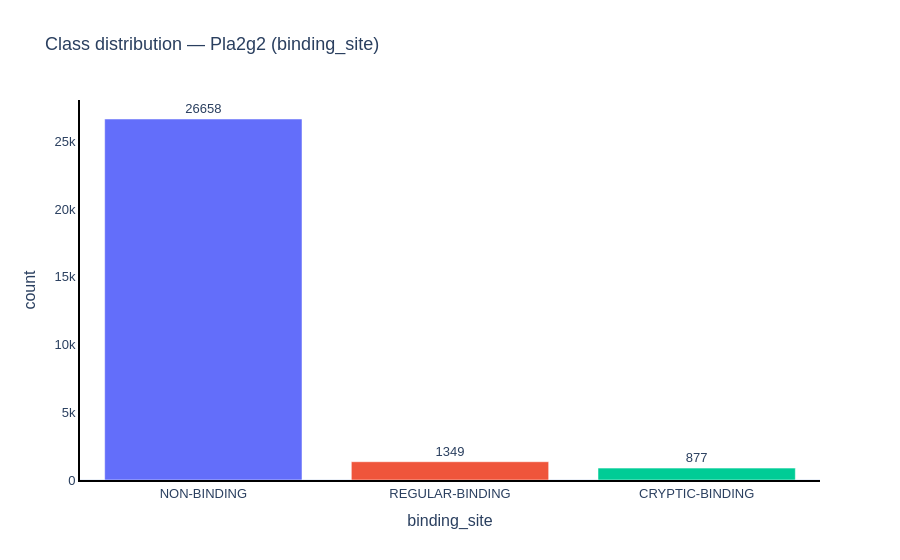

The cell this chart's notebook holds for it:
### Markdown cell above
---
## Step 2 — Characterise the label distribution

Count samples per class, identify **n_min** (hard upper bound on k), compute the imbalance ratio,
and derive per-class random baselines. All alignment scores must be interpreted relative to these
baselines.

### Code cell
metadata = feature_data
feature = "binding_site"
metadata = ema.metadata

class_counts = metadata[feature].value_counts().reset_index()
class_counts.columns = [feature, "count"]

fig = px.bar(
    class_counts, x=feature, y="count",
    text="count",
    title=f"Class distribution — Pla2g2 ({feature})",
    template="plotly_white",
    color=feature,
)
fig.update_traces(textposition="outside")
fig.update_layout(font=dict(family="Arial", size=13), showlegend=False)
fig.update_xaxes(showline=True, linecolor="black", linewidth=2, showgrid=False)
fig.update_yaxes(showline=True, linecolor="black", linewidth=2, showgrid=False)
fig.show()

# ── Step 2 output ──────────────────────────────────────────────────────────────
N_total   = int(class_counts["count"].sum())
n_min     = int(class_counts["count"].min())
n_max     = int(class_counts["count"].max())
imbalance = n_max / n_min
n_classes = int(class_counts[feature].nunique())

print(f"N = {N_total}, classes = {n_classes}, n_min = {n_min}, n_max = {n_max}")
print(f"Imbalance ratio: {imbalance:.1f}x  ({'⚠ flag — run robustness sweep in Step 5' if imbalance > 3 else '✓ moderate'})")
print(f"Uniform random baseline: 1/{n_classes} = {1/n_classes:.3f}")
print()
print("Per-class random baseline  (n_class / (N−1)):")
for _, row in class_counts.iterrows():
    b = row["count"] / (N_total - 1)
    print(f"  {str(row[feature]):10s}  n = {row['count']:5d}   baseline = {b:.4f}")

### Figure 1 — Plotly figure (JSON) as saved in the notebook; plotly's stock layout.template omitted (floating-point values rounded to 4 significant figures)
{"data": [{"hovertemplate": "binding_site=%{x}<br>count=%{text}<extra></extra>", "legendgroup": "NON-BINDING", "marker": {"color": "#636efa", "pattern": {"shape": ""}}, "name": "NON-BINDING", "orientation": "v", "showlegend": true, "text": [26660.0], "textposition": "outside", "type": "bar", "x": ["NON-BINDING"], "xaxis": "x", "y": [26658], "yaxis": "y"}, {"hovertemplate": "binding_site=%{x}<br>count=%{text}<extra></extra>", "legendgroup": "REGULAR-BINDING", "marker": {"color": "#EF553B", "pattern": {"shape": ""}}, "name": "REGULAR-BINDING", "orientation": "v", "showlegend": true, "text": [1349.0], "textposition": "outside", "type": "bar", "x": ["REGULAR-BINDING"], "xaxis": "x", "y": [1349], "yaxis": "y"}, {"hovertemplate": "binding_site=%{x}<br>count=%{text}<extra></extra>", "legendgroup": "CRYPTIC-BINDING", "marker": {"color": "#00cc96", "pattern": {"shape": ""}}, "name": "CRYPTIC-BINDING", "orientation": "v", "showlegend": true, "text": [877.0], "textposition": "outside", "type": "bar", "x": ["CRYPTIC-BINDING"], "xaxis": "x", "y": [877], "yaxis": "y"}], "layout": {"barmode": "relative", "font": {"family": "Arial", "size": 13}, "legend": {"title": {"text": "binding_site"}, "tracegroupgap": 0}, "showlegend": false, "title": {"text": "Class distribution — Pla2g2 (binding_site)"}, "xaxis": {"anchor": "y", "categoryarray": ["NON-BINDING", "REGULAR-BINDING", "CRYPTIC-BINDING"], "categoryorder": "array", "domain": [0, 1], "linecolor": "black", "linewidth": 2, "showgrid": false, "showline": true, "title": {"text": "binding_site"}}, "yaxis": {"anchor": "x", "domain": [0, 1], "linecolor": "black", "linewidth": 2, "showgrid": false, "showline": true, "title": {"text": "count"}}}}
